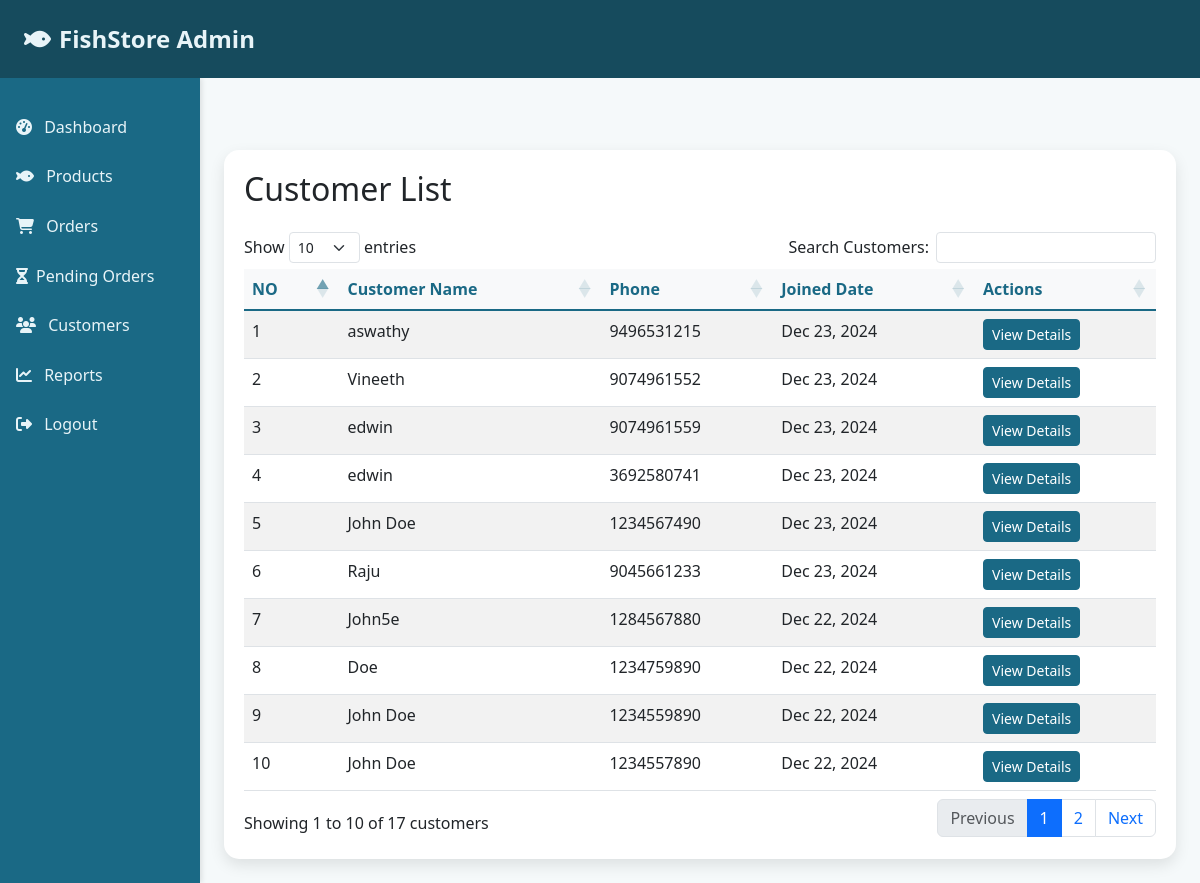
The app's page /customers/ with its own data.
### harbour_app/models.py (models this page shows, shortened)
class Customer(models.Model):
    full_name = models.CharField(max_length=255)
    phone = models.CharField(max_length=15, unique=True)  # Made unique and required
    address = models.TextField(blank=True, null=True)
    email = models.EmailField(null=True, blank=True)
    password = models.CharField(max_length=128)
    reset_code = models.CharField(max_length=6, null=True, blank=True)
    created_at = models.DateTimeField(auto_now_add=True)

### harbour_app/views.py (the view)
# urls.py: path('customers/', views.customersList, name='customers-list'),
def customersList(request):
    customers=Customer.objects.all().order_by('-created_at')
    return render(request,'customers_list.html',{'customers':customers})

### templates/customers_list.html (shortened to what this page needs)
{% extends 'index.html' %}
{% block body %}
{% load static %}
<link rel="stylesheet" href="https://cdn.datatables.net/1.13.6/css/dataTables.bootstrap5.min.css">
<div class="container mt-5">
    <h2 class="mb-4">Customer List</h2>
    <table class="table table-striped table-hover" id="customerTable">
        <thead class="table-light">
            <tr>
                <th>NO</th>
                <th>Customer Name</th>
                <th>Phone</th>
                <th>Joined Date</th>
                <th>Actions</th>
            </tr>
        </thead>
        <tbody>
            {% for customer in customers %}
            <tr>
                <td>{{ forloop.counter }}</td>
                <td>{{ customer.full_name }}</td>
                <td>{{ customer.phone }}</td>
                <td>{{ customer.created_at|date:"M d, Y" }}</td>
                <td>
                    <button class="btn btn-primary btn-sm" data-bs-toggle="modal" data-bs-target="#customerModal{{ customer.id }}">
                        View Details
                    </button>
                </td>
            </tr>
            {% empty %}
            <tr>
                <td colspan="5" class="text-center">No customers registered yet.</td>
            </tr>
            {% endfor %}
        </tbody>
    </table>
</div>
{% endblock %}

### templates/index.html (shortened to what this page needs)
<!DOCTYPE html>
<html lang="en">
<head>
    <link href="https://cdn.jsdelivr.net/npm/bootstrap@5.3.0/dist/css/bootstrap.min.css" rel="stylesheet">
    <link rel="stylesheet" href="https://cdnjs.cloudflare.com/ajax/libs/font-awesome/6.4.0/css/all.min.css">
</head>
<body>
    <nav class="navbar navbar-dark bg-dark px-4 py-3">
        <a class="navbar-brand d-flex align-items-center" href="#">
            <i class="fas fa-fish me-2"></i>
            FishStore Admin
        </a>
    </nav>
    <div class="container-fluid">
        <div class="row">
            <nav class="col-md-3 col-lg-2 sidebar px-0">
                <div class="position-sticky">
                    <ul class="nav flex-column py-4">
                        <li class="nav-item">
                            <a class="nav-link active" href="{% url 'index' %}">
                                <i class="fas fa-tachometer-alt me-2"></i> Dashboard
                            </a>
                        </li>
                        <li class="nav-item">
                            <a class="nav-link" href="{% url 'fish_list' %}">
                                <i class="fas fa-fish me-2"></i> Products
                            </a>
                        </li>
                        <li class="nav-item">
                            <a class="nav-link" href="{% url 'order-list' %}">
                                <i class="fas fa-shopping-cart me-2"></i> Orders
                            </a>
                        </li>
                        <li class="nav-item">
                            <a class="nav-link" href="{% url 'pending_orders' %}">
                                <i class="fas fa-hourglass-half me-2"></i>Pending Orders
                            </a>
                        </li>
                        <li class="nav-item">
                            <a class="nav-link" href="{% url 'customers-list' %}">
                                <i class="fas fa-users me-2"></i> Customers
                            </a>
                        </li>
                        <li class="nav-item">
                            <a class="nav-link" href="{% url 'consolidated_report' %}">
                                <i class="fas fa-chart-line me-2"></i> Reports
                            </a>
                        <li class="nav-item">
                            <a class="nav-link" href="{% url 'logout' %}">
                                <i class="fas fa-sign-out-alt me-2"></i> Logout
                            </a>
                        </li>
                    </ul>
                </div>
            </nav>
            <main class="col-md-9 col-lg-10 px-4 py-4">
                {% block body %}{% endblock %}
            </main>
        </div>
    </div>
        </body>
        </html>

### templates/index.html (style rules this page uses)
:root { --primary-color: #1a6985; --secondary-color: #2c8ba3; --accent-color: #34a4b9; --light-color: #e8f4f8; --dark-color: #164b5d; --success-color: #2ecc71; --warning-color: #f1c40f; --danger-color: #e74c3c; --info-color: #3498db; }
.container { border: none; border-radius: 15px; box-shadow: 0 6px 15px rgba(0, 0, 0, 0.1); transition: transform 0.3s ease; padding: 20px; background-color: white; }
body { background-color: #f5f9fa; }
.sidebar { min-height: 100vh; background: var(--primary-color); box-shadow: 2px 0 5px rgba(0,0,0,0.1); }
.navbar { background-color: var(--dark-color) !important; }
.navbar-brand { font-size: 1.5rem; font-weight: bold; color: var(--light-color) !important; }
.nav-link { color: var(--light-color) !important; padding: 0.8rem 1rem; transition: all 0.3s; }
.bg-dark { background-color: var(--dark-color) !important; }
.table { color: var(--dark-color); }
.table thead th { border-bottom: 2px solid var(--primary-color); color: var(--primary-color); }
.btn-primary { background-color: var(--primary-color); border-color: var(--primary-color); }

### records on screen
Customer: full_name "aswathy", phone "9496531215", created_at "Dec 23, 2024"
Customer: full_name "Vineeth", phone "9074961552", created_at "Dec 23, 2024"
Customer: full_name "edwin", phone "9074961559", created_at "Dec 23, 2024"
Customer: full_name "edwin", phone "3692580741", created_at "Dec 23, 2024"
Customer: full_name "John Doe", phone "1234567490", created_at "Dec 23, 2024"
Customer: full_name "Raju", phone "9045661233", created_at "Dec 23, 2024"
Customer: full_name "John5e", phone "1284567880", created_at "Dec 22, 2024"
Customer: full_name "Doe", phone "1234759890", created_at "Dec 22, 2024"
Customer: full_name "John Doe", phone "1234559890", created_at "Dec 22, 2024"
Customer: full_name "John Doe", phone "1234557890", created_at "Dec 22, 2024"
